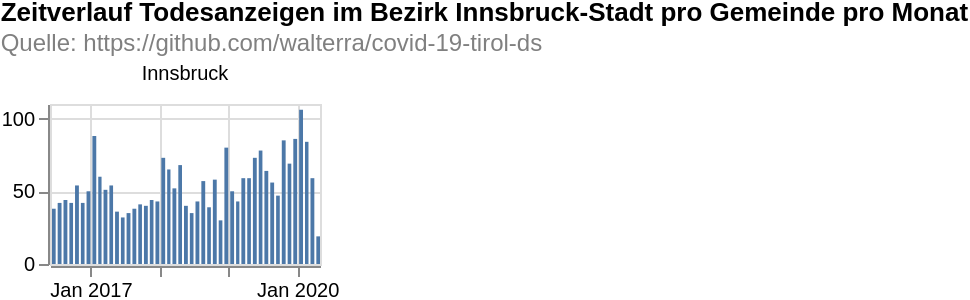

The specification (Vega-Lite) saved for this image:
### Vega-Lite specification from a JSON file in a GitHub repository (floating-point values rounded to 4 significant figures; data arrays with more than 128 entries replaced by an {"elided": "..."} marker saying what was removed)
{"$schema": "https://vega.github.io/schema/vega-lite/v4.8.1.json", "columns": 6, "config": {"view": {"continuousHeight": 300, "continuousWidth": 400}}, "data": {"name": "data-85b188b262807c855fd748baa05fbdd8"}, "datasets": {"data-85b188b262807c855fd748baa05fbdd8": {"elided": "1031 records"}}, "facet": {"field": "municipaly", "title": null, "type": "nominal"}, "padding": 0, "spec": {"layer": [{"encoding": {"tooltip": [{"field": "date", "timeUnit": "yearmonth", "type": "temporal"}, {"aggregate": "sum", "field": "count", "type": "quantitative"}], "x": {"field": "date", "timeUnit": "yearmonth", "title": null, "type": "temporal"}, "y": {"aggregate": "sum", "field": "count", "title": null, "type": "quantitative"}}, "height": 80, "mark": "bar", "width": 135}]}, "title": {"color": "black", "subtitle": ["Quelle: https://github.com/walterra/covid-19-tirol-ds"], "subtitleColor": "gray", "text": ["Zeitverlauf Todesanzeigen im Bezirk Innsbruck-Stadt pro Gemeinde pro Monat"]}}
